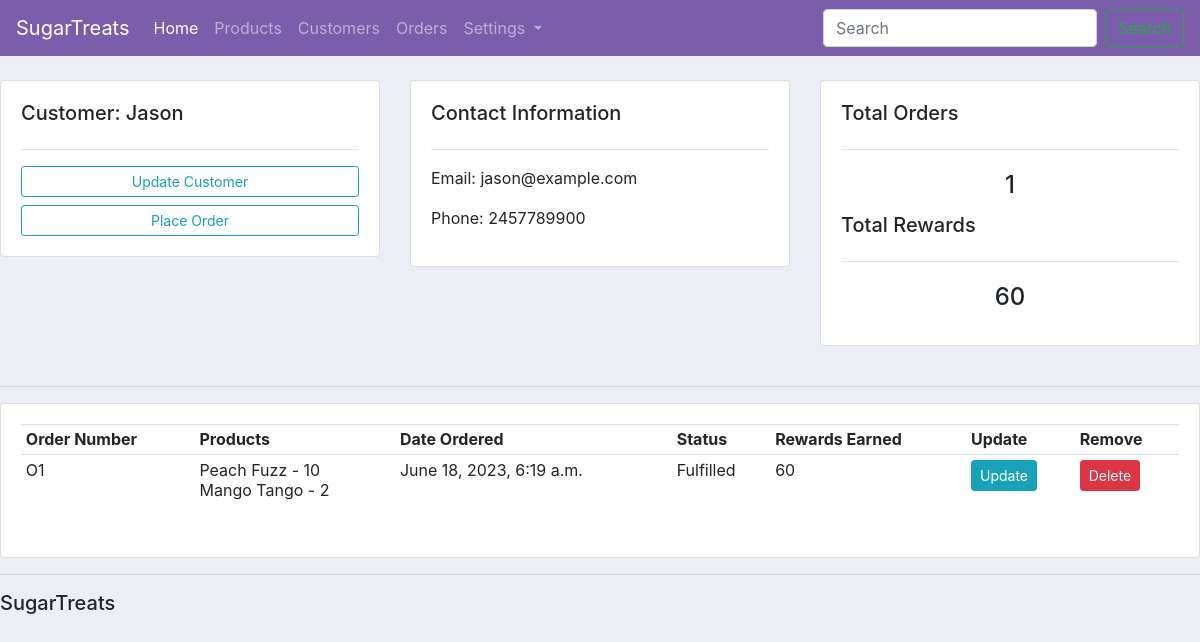
/profile/2/, run on an earlier commit of the app's database.
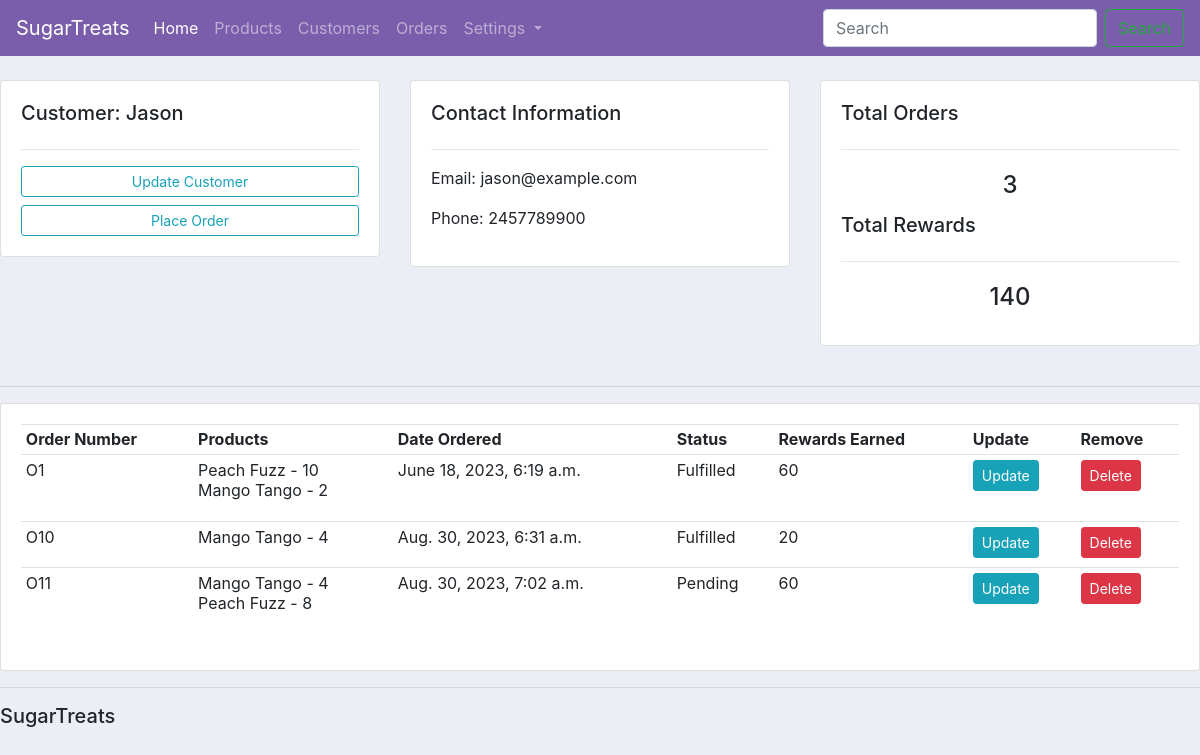
And on a later commit of the database.
### ecomm/models.py (models this page shows, shortened)
class Order(models.Model):
    STATUS = (
        ("Pending", "Pending"),
        ("Fulfilled", "Fulfilled"),
        ("Delivered","Delivered"),
    )
    customer = models.ForeignKey(Customer, null = True, on_delete = models.SET_NULL, related_name = 'orders')
    order_items = models.ManyToManyField("OrderItem", related_name = 'orders')
    note = models.CharField(max_length= 300, null = True, blank = True)
    date_created=models.DateTimeField(auto_now_add=True, null=True)
    status = models.CharField(max_length = 200, null = True, choices = STATUS)

class OrderItem(models.Model):
    product = models.ForeignKey(Product, on_delete=models.CASCADE)
    quantity = models.IntegerField(default=1)

class Product(models.Model):
    CATEGORY = (
        ("Candy", "Candy"),
        ("Chocolate", "Chocolate"),
        ("Gift box", "Gift box"),
        ("Chocolate bar", "Chocolate bar"),
    )
    name = models.CharField(max_length=200, null=True)
    product_num = models.CharField(max_length=100, unique=True)
    description = models.CharField(max_length=200, null=True)
    category = models.CharField(max_length=200, null=True, choices = CATEGORY)
    price = models.FloatField(null = True)
    date_created=models.DateTimeField(auto_now_add=True, null=True)
    tags = models.ManyToManyField(Tag, blank = True)
    rewards = models.IntegerField(null = True)

### ecomm/views.py (the view)
# urls.py: path("profile/<str:pk>/", views.profiles, name = "profile"), #adding a string variable here by the name of pk, this pk and the one we use in the customers function must have the same name to work
def profiles(request, pk):
    customer = Customer.objects.get(
        id=pk
    )  # querying the customer by their id, and the id will be the primary key we are putting in the url path
    orders = Order.objects.filter(customer=customer)
    order_details = []  # a list
    total_rewards = 0
    for order in orders:
        order_rewards = 0
        order_items = OrderItem.objects.filter(orders=order)
        for order_item in order_items:
            order_rewards += order_item.product.rewards * order_item.quantity
        total_rewards+=order_rewards
        order_details.append(
            {"order": order, "order_items": order_items, "order_rewards": order_rewards}
        )
    context = {"customer": customer, "orders": orders, "order_details": order_details, "total_rewards":total_rewards}
    return render(request, "ecomm/profile.html", context)

### ecomm/templates/ecomm/profile.html
{% extends "ecomm/main.html" %} {% block content %}
<br />
<div class="row">
  <div class="col-md">
    <div class="card card-body">
      <h5>Customer: {{customer.name}}</h5>
      <hr />
      <a class="btn btn-outline-info btn-sm btn-block" href=""
        >Update Customer</a
      >
      <a class="btn btn-outline-info btn-sm btn-block" href="{% url 'create_order' customer.id %}"
        >Place Order</a
      >
    </div>
  </div>
  <div class="col-md">
    <div class="card card-body">
      <h5>Contact Information</h5>
      <hr />
      <p>Email: {{customer.email}}</p>
      <p>Phone: {{customer.phone}}</p>
    </div>
  </div>
  <div class="col-md">
    <div class="card card-body">
      <h5>Total Orders</h5>
      <hr />
      <h4 style="text-align: center; padding: 5px">{{orders.count}}</h4>
      <h5>Total Rewards</h5>
      <hr/>
      <h4 style="text-align: center; padding: 5px">{{total_rewards}}</h4>
    </div>
  </div>
</div>
<br>
<hr />
<div class="row">
  <div class="col-md">
    <div class="card card-body">
      <table class="table table-sm">
        <tr>
          <th>Order Number</th>
          <th>Products</th>
          <th>Date Ordered</th>
          <th>Status</th>
          <th>Rewards Earned</th>
          <th>Update</th>
          <th>Remove</th>
        </tr>
        {% for order_detail in order_details %}
            <tr>
            <td>O{{order_detail.order.id}}</td>
            <td>
                <ul style="list-style: none; padding-left: 0;">
                    {% for order_item in order_detail.order_items %}
                        <li>{{order_item.product.name}} - {{order_item.quantity}}</li>
                    {% endfor %}
                </ul>
            </td>
            <td>{{order_detail.order.date_created}}</td>
            <td>{{order_detail.order.status}}</td>
            <td>{{order_detail.order_rewards}}</td>
            <td><a class = "btn btn-sm btn-info" href="{% url 'update_order' order_detail.order.id %}">Update</a></td>
            <td><a class = "btn btn-sm btn-danger" href="{% url 'delete_order' order_detail.order.id %}">Delete</a></td>
        {% endfor %}
        </tr>
      </table>
    </div>
  </div>
</div>
{% endblock %}

What changed in the data, as far as the page shows it:
added Order: order.id "10", order.date_created "Aug. 30, 2023, 6:31 a.m.", order.status "Fulfilled", order_rewards "20"
now on this page (row unchanged): OrderItem: product.name "Mango Tango", quantity "4"
added Order: order.id "11", order.date_created "Aug. 30, 2023, 7:02 a.m.", order.status "Pending", order_rewards "60"
now on this page (row unchanged): OrderItem: product.name "Peach Fuzz", quantity "8", shown under "11"
Also different on the page:
{{ orders.count }}: "1" → "3"
{{ total_rewards }}: "60" → "140"
